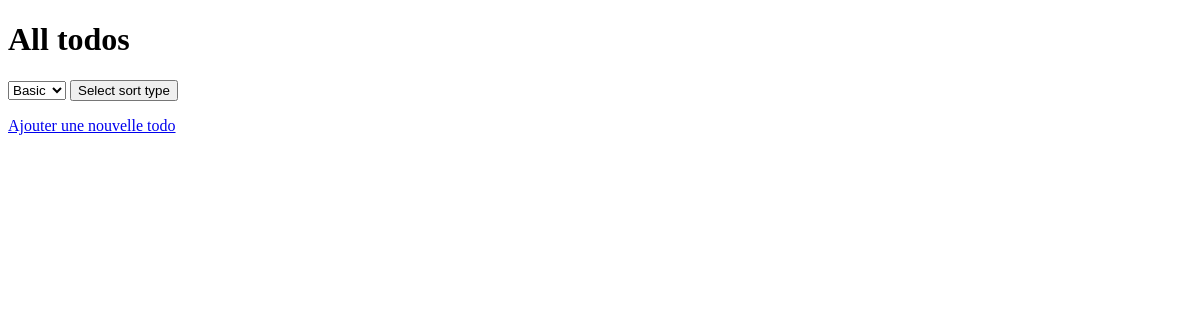
Page /displayAllTodosFromDatabase.php on the earlier database version.
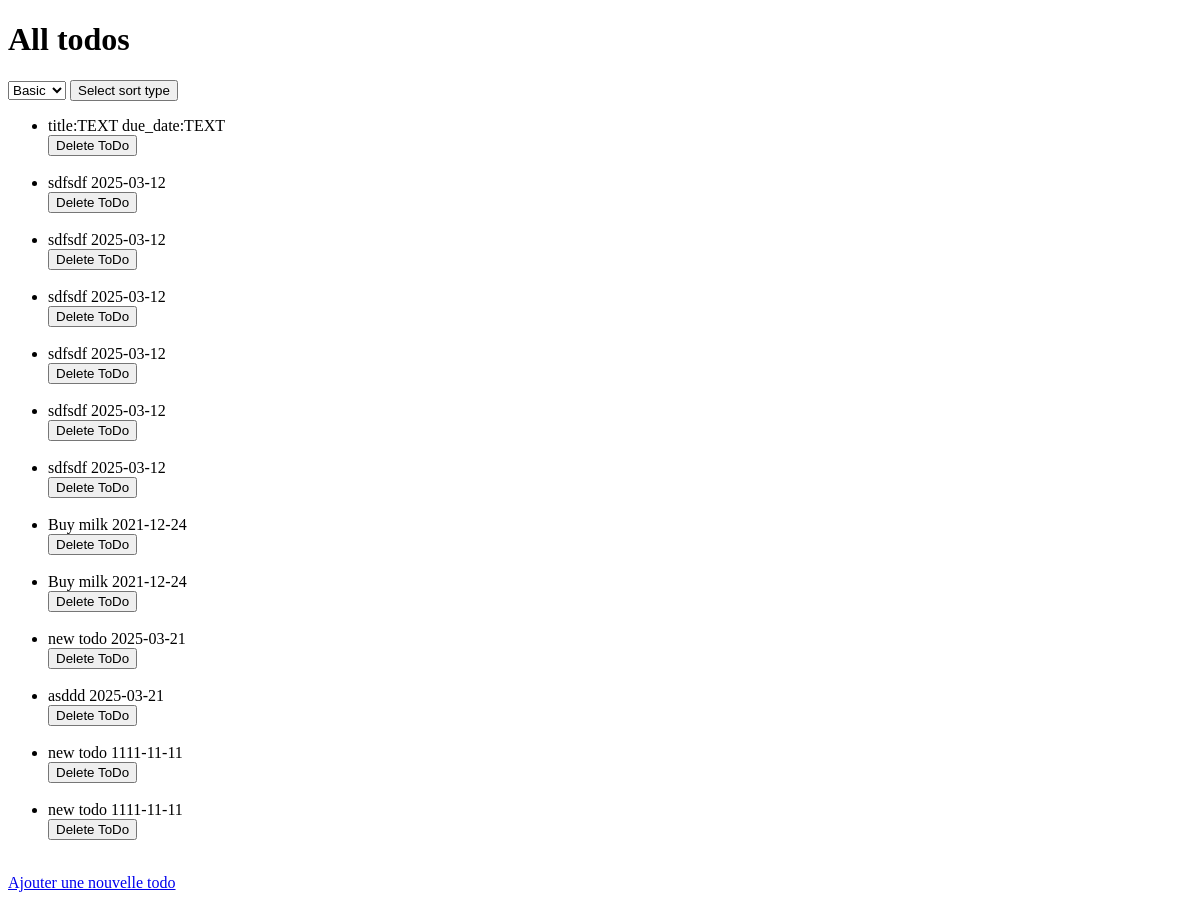
Same page on the later database version.
### tables this page shows
CREATE TABLE todos (
    id INTEGER PRIMARY KEY AUTOINCREMENT,
    title TEXT NOT NULL,
    due_date TEXT
);

### public/displayAllTodosFromDatabase.php (the view, shortened to what this page needs)
<?php
$errors = [];
if ($_SERVER['REQUEST_METHOD'] == "GET") {
    if (count($errors) === 0) {
        $dns = "sqlite:../database.db";
        $user = "root";
        $pass = "";
        $options = [
            PDO::ATTR_ERRMODE            => PDO::ERRMODE_EXCEPTION,
            PDO::ATTR_DEFAULT_FETCH_MODE => PDO::FETCH_ASSOC,
            PDO::ATTR_EMULATE_PREPARES   => false,
        ];
        try {
            $pdo = new PDO($dns, $user, $pass, $options);
            $todosArray = [];
            $query = "SELECT * FROM todos";
            $stmtSortByDate = $pdo->query($query);
            $todosArray = $stmtSortByDate->fetchAll();
        } catch (Exception $e) {
            array_push($errors, "Cannot display todos");
        }
    }
}
?>
<!doctype html>
<html lang="en">
<head>
</head>
<body>
    <h1>
        All todos
    </h1>
    <form action="displayAllTodosFromDatabase.php" method="get">
        <select name="sort" id="">
            <option value="base" <?php if ($_GET['sort'] == "base") echo 'selected="selected" '; ?>>Basic</option>
        </select>
        <input value='Select sort type' type="submit">
    </form>
    <ul>
        <?php foreach ($todosArray as $todo): ?>
            <li>
                <?= $todo['title'] ?> <time><?= $todo['due_date'] ?></time>
                <form action='deleteTodoFromDatabase.php' method='post'>
                    <button type='submit'>Delete ToDo</button><br><br>
                </form>
            </li>
        <?php endforeach; ?>
    </ul>
    <a href="writeTodoToDatabase.php">Ajouter une nouvelle todo</a>
</body>
</html>

Differences in the rows shown:
added todos: title "title:TEXT", due_date "due_date:TEXT"
added todos: title "sdfsdf", due_date "2025-03-12"
added todos: title "sdfsdf", due_date "2025-03-12"
added todos: title "sdfsdf", due_date "2025-03-12"
added todos: title "sdfsdf", due_date "2025-03-12"
added todos: title "sdfsdf", due_date "2025-03-12"
added todos: title "sdfsdf", due_date "2025-03-12"
added todos: title "Buy milk", due_date "2021-12-24"
added todos: title "Buy milk", due_date "2021-12-24"
added todos: title "new todo", due_date "2025-03-21"
added todos: title "asddd", due_date "2025-03-21"
added todos: title "new todo", due_date "1111-11-11"
added todos: title "new todo", due_date "1111-11-11"
